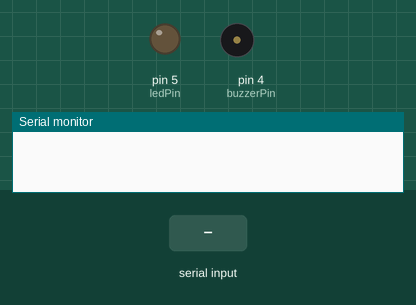
Recording of a sketch running on a simulated Arduino Uno, built with avr-gcc and run on an emulated ATmega328P. On the bench: output pins drawn as LEDs (lit = HIGH), buzzer (waves = sounding, pin HIGH), the last lines printed to the serial monitor. The test bench sets the inputs (shaded band).

Above: at 1.2 s.
1.3 s: "1" received over Serial
At 1.9 s:
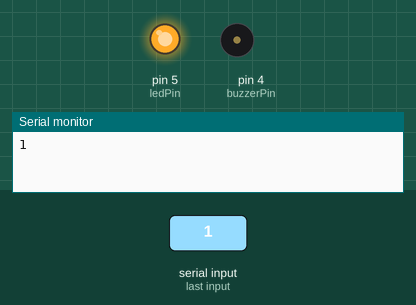
2.8 s: "2" received over Serial
At 3.1 s:
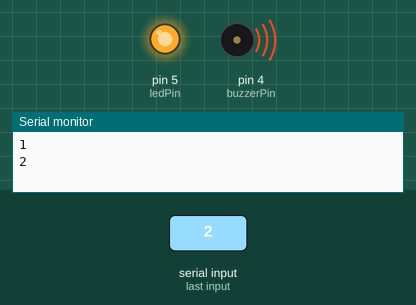
4.3 s: "0" received over Serial
At 5.4 s:
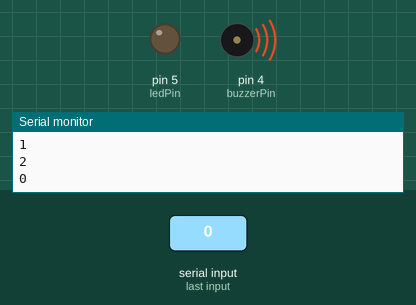
Timing chart, 0 to 7.3 s (numbered marks = the images above; inputs shaded):
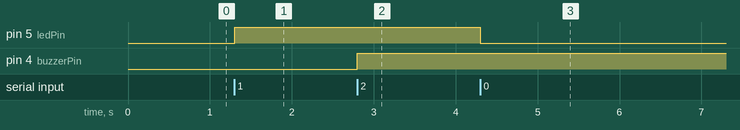

Measured:
- after the input at 1.3 s, pin 5 (ledPin): LOW → HIGH at once
- after the input at 2.8 s, pin 4 (buzzerPin): LOW → HIGH at once
- after the input at 4.3 s, pin 5 (ledPin): HIGH → LOW at once

The sketch:

LED_Commands.ino
```cpp
#include <Adafruit_Sensor.h>
#include <DHT.h>

#define DHTPIN 3  // Replace with the actual pin you connected the DHT11 to
#define DHTTYPE DHT11

DHT dht(DHTPIN, DHTTYPE);
const int ledPin = 5;  // Replace with the actual pin you connected the LED to
const int buzzerPin = 4;  // Replace with the actual pin you connected the LED to

void setup() {
  pinMode(ledPin, OUTPUT);
  pinMode(buzzerPin, OUTPUT);
  Serial.begin(9600);  // Set the baud rate to match your Python script
  dht.begin(9600);
}

void loop() {
  if (Serial.available() > 0) {
    char command = Serial.read();
    Serial.println(command);
    if (command == '0'){
        digitalWrite(ledPin, LOW);
    } else if (command == '1') {
      digitalWrite(ledPin, HIGH);  // Turn the LED on
    } else if (command == '2') {
      digitalWrite(buzzerPin, HIGH);
      // delay(1000);
      // digitalWrite(buzzerPin, LOW);
       // Turn the LED off
      } else if(command == '3') {
        float humidity = dht.readHumidity();
        float temperature = dht.readTemperature();

        Serial.print("H:");
        Serial.print(humidity);
        Serial.print(",T:");
        Serial.println(temperature);

        delay(2000);  // Adjust delay as needed
      }
    }
}
```
